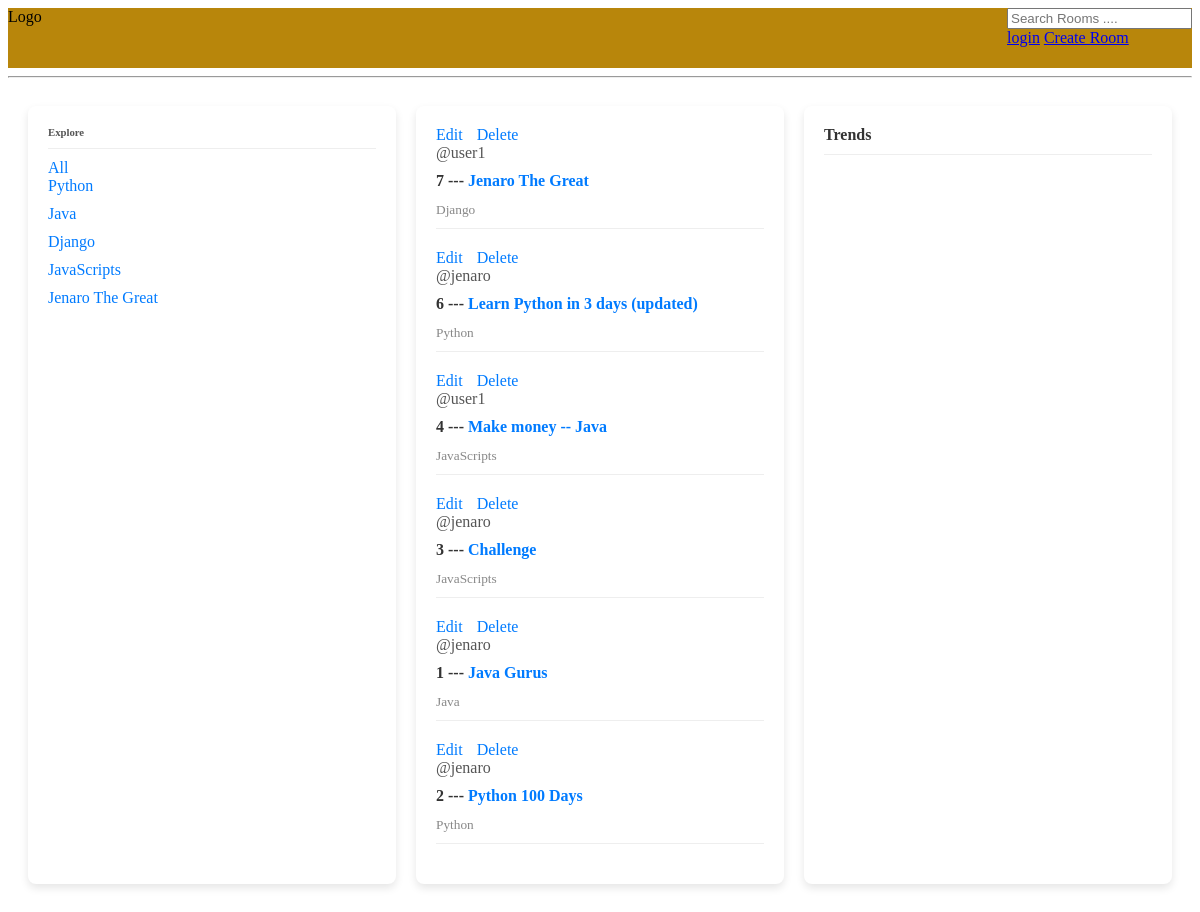
/, run on an earlier commit of the app's database.
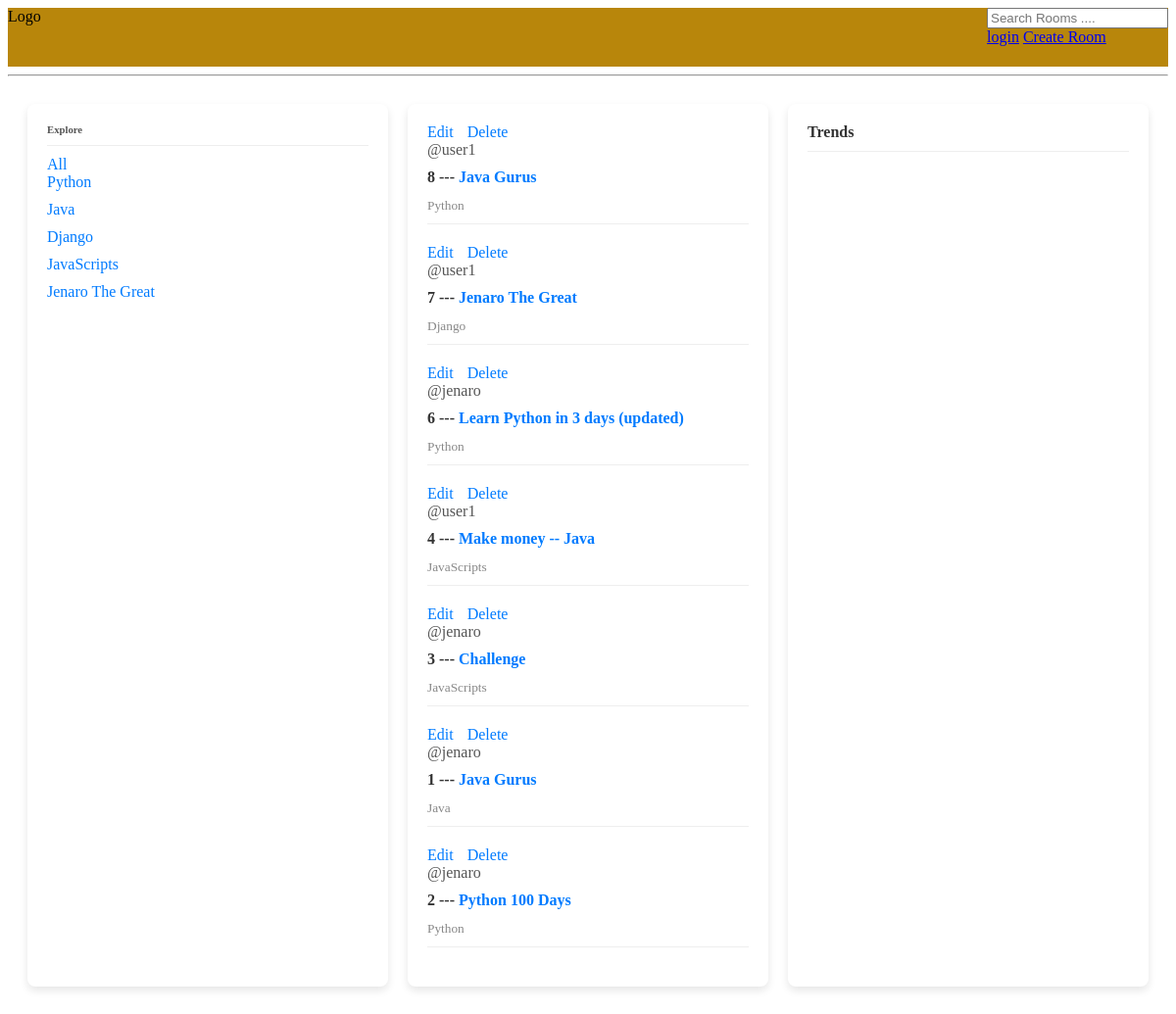
And on a later commit of the database.
### baseApp/models.py (models this page shows, shortened)
class Topic(models.Model):
    name=models.CharField(max_length=200)

class Room(models.Model):
    host=models.ForeignKey(User, on_delete=models.SET_NULL, null=True)
    topic=models.ForeignKey(Topic, on_delete=models.SET_NULL, null=True)
    name=models.CharField(max_length=200)
    description=models.TextField(null=True, blank=True)
    updated=models.DateTimeField(auto_now=True)
    created=models.DateTimeField(auto_now_add=True)
    class Meta:
        ordering=['-updated', '-created']
    '''
    create string representation of the class(model)

    '''

### baseApp/views.py (the view)
# urls.py: path('', views.home, name="home"),
def home(request):
    q=request.GET.get('q') if request.GET.get('q')!=None else ''
    '''creating topic object .. get to query all columns from the Topic table
    '''
    topics=Topic.objects.all()
    '''Create model manager
    '''
    rooms=Room.objects.filter(topic__name__icontains=q)
    ''''''
    context ={'rooms':rooms, 'topics': topics}
    '''
    '''
    return render(request, "baseApp/home.html", context)

### baseApp/templates/baseApp/home.html (shortened to what this page needs)
{% extends "base.html" %}
{% block content %}
<div style="display: grid; grid-template-columns: repeat(3, 1fr); gap: 20px; padding: 20px;">
  <div style="background: #fff; border-radius: 8px; box-shadow: 0 4px 8px rgba(0, 0, 0, 0.1); padding: 20px;">
    <h6 style="margin: 0 0 10px; color: #555;">Explore</h6>
    <hr style="border: 0; border-top: 1px solid #eee; margin: 10px 0;">
    <div>
      <a href="{% url 'home' %}" style="text-decoration: none; color: #007BFF;">All</a>
    </div>
    {% for topic in topics %}
    <div style="margin-bottom: 10px;">
      <a href="{% url 'home' %}?q={{topic.name}}" style="text-decoration: none; color: #007BFF;">{{ topic.name }}</a>
    </div>
    {% endfor %}
  </div>
  <div style="background: #fff; border-radius: 8px; box-shadow: 0 4px 8px rgba(0, 0, 0, 0.1); padding: 20px;">
    <div>
      {% for rooms in rooms %}
      <div style="margin-bottom: 20px;">
        <a href="{% url 'update-room' rooms.id %}" style="text-decoration: none; color: #007BFF;">Edit</a>
        <a href="{% url 'delete-room' rooms.id %}" style="text-decoration: none; color: #007BFF; margin-left: 10px;">Delete</a>
        <span style="display: block; margin-bottom: 10px; color: #555;">
          @{{rooms.host.username}}
        </span>
        <h4 style="margin: 0 0 10px; color: #333;">{{rooms.id}} --- <a href="{% url 'room' rooms.id %}" style="text-decoration: none; color: #007BFF;">{{rooms.name}}</a></h4>
        <small style="color: #888;">{{rooms.topic.name}}</small>
        <hr style="border: 0; border-top: 1px solid #eee; margin: 10px 0;">
      </div>
      {% endfor %}
    </div>
  </div>
  <div style="background: #fff; border-radius: 8px; box-shadow: 0 4px 8px rgba(0, 0, 0, 0.1); padding: 20px;">
    <h4 style="margin: 0 0 10px; color: #333;">Trends</h4>
    <hr style="border: 0; border-top: 1px solid #eee; margin: 10px 0;">
  </div>
</div>
{% endblock %}

### templates/base.html (shortened to what this page needs)
<!DOCTYPE html>
<html lang="en">
<head>
</head>
<body>
    <nav style="height: 60px; background-color:darkgoldenrod;"><a>Logo</a><div style="float: right;">
        <form method="GET" action="{% url 'home' %}">
          <input type="text" name="q" placeholder="Search Rooms ...." />
        </form>
{% if request.user.is_authenticated%}
<a href="{% url 'logout' %}">Logout</a>
{% else %}
        <a href="{% url 'login' %}">login</a>
        {% endif %}
      <a href="{% url 'create-room' %}">Create Room</a>
        </div></nav>
        <hr>
        {% block content %}{% endblock %}
</body>
</html>

What changed in the data, as far as the page shows it:
added Room: host.username "user1", id "8", name "Java Gurus", topic.name "Python"
